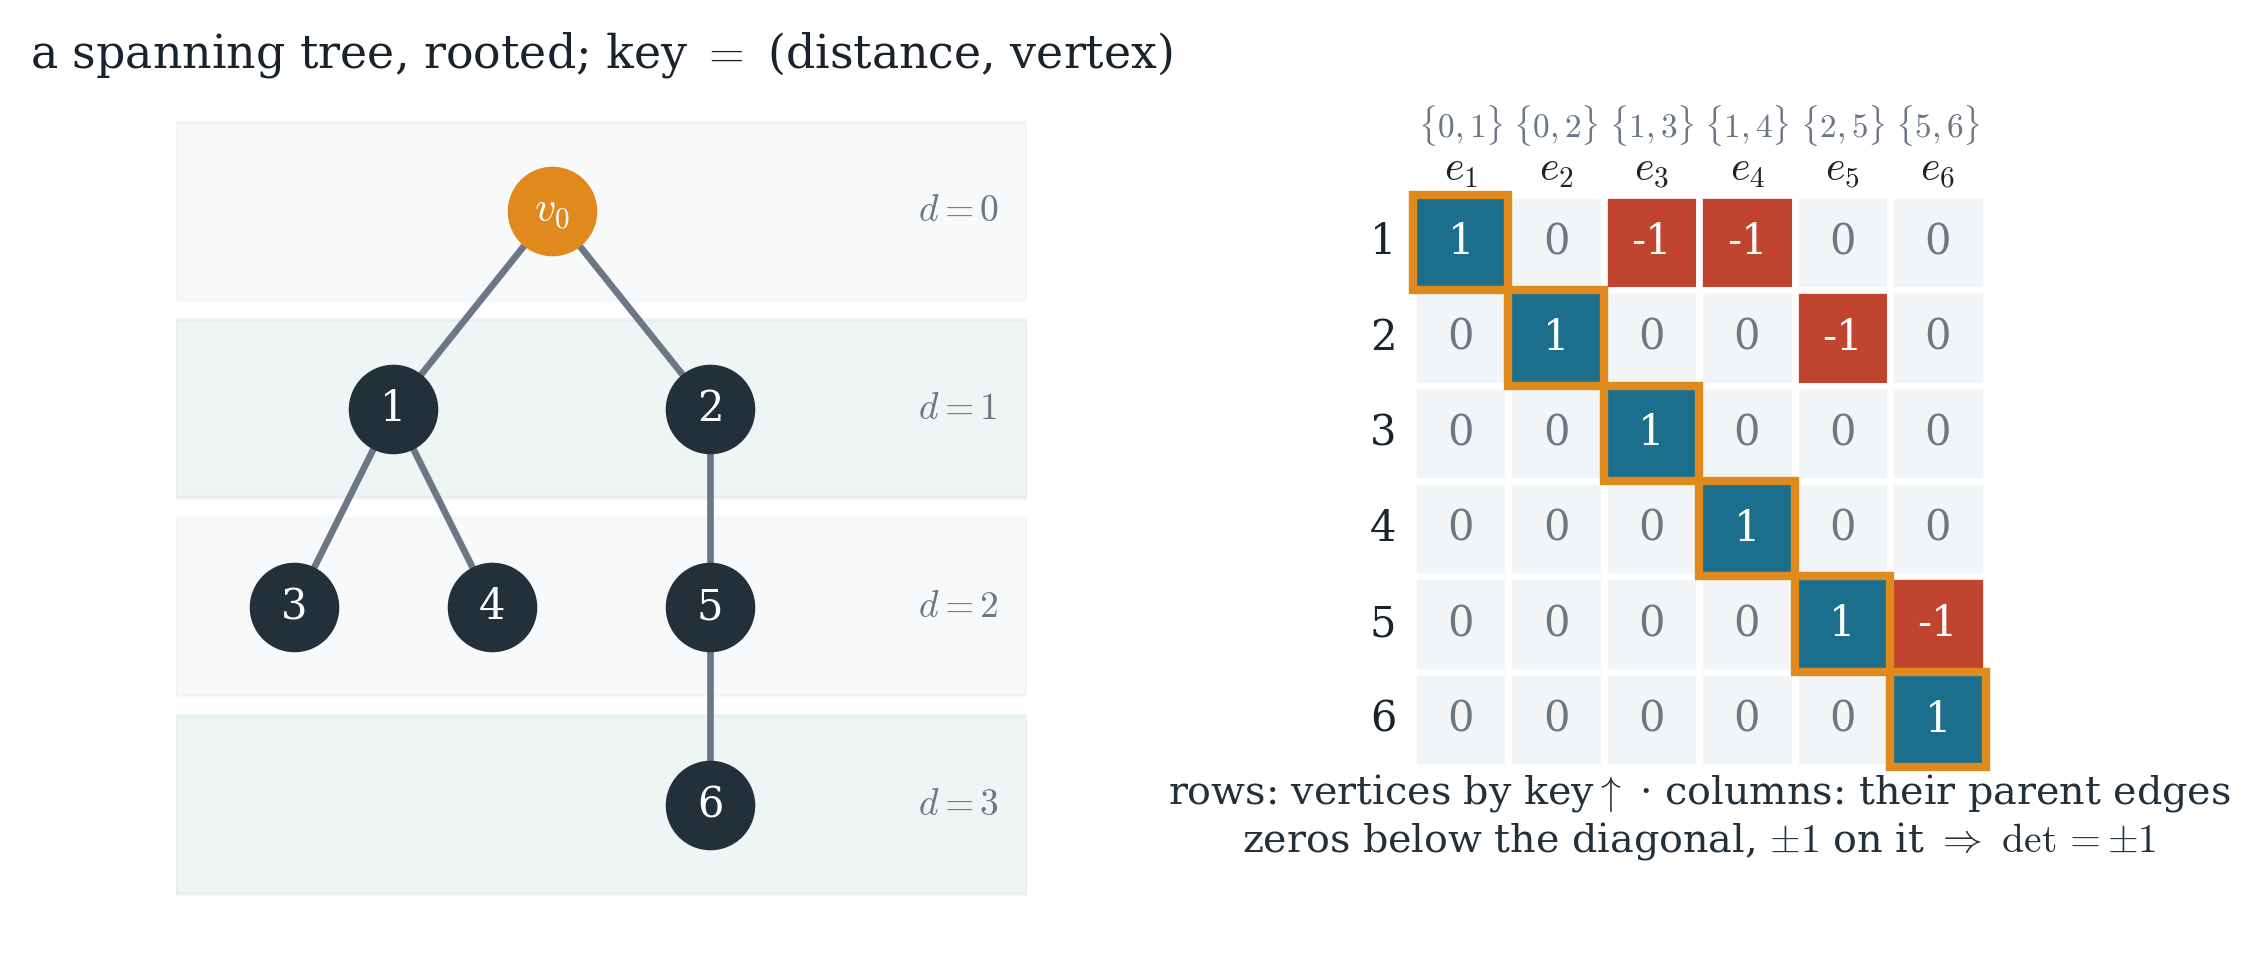

Generate this figure with Python:
"""Fig 4 (Paper V, centerpiece): the parent-edge recolumning makes the tree
minor upper-triangular. Exact 7-vertex example, root v0; rows/columns sorted
by the key (dist to root, vertex)."""
import numpy as np
import matplotlib.pyplot as plt
from fig_style import COL, setup, save

setup()

# rooted tree on 0..6, root 0
TE = [(0, 1), (0, 2), (1, 3), (1, 4), (2, 5), (5, 6)]
dist = {0: 0, 1: 1, 2: 1, 3: 2, 4: 2, 5: 2, 6: 3}
parent_edge = {1: (0, 1), 2: (0, 2), 3: (1, 3), 4: (1, 4), 5: (2, 5), 6: (5, 6)}
order = sorted([v for v in range(7) if v != 0], key=lambda v: (dist[v], v))
assert order == [1, 2, 3, 4, 5, 6]


def entry(v, e):
    a, b = e
    if v == max(a, b):
        return 1
    if v == min(a, b):
        return -1
    return 0


T = np.array([[entry(u, parent_edge[w]) for w in order] for u in order])
assert all(T[i, j] == 0 for i in range(6) for j in range(i))      # upper-triangular
assert all(abs(T[i, i]) == 1 for i in range(6))                   # unit diagonal
assert round(abs(np.linalg.det(T))) == 1

fig = plt.figure(figsize=(8.8, 3.6))
gs = fig.add_gridspec(1, 2, width_ratios=[1.0, 1.15], wspace=0.12)

# left: the rooted tree with distance levels
axT = fig.add_subplot(gs[0])
pos = {0: (1.5, 3.0), 1: (0.7, 2.0), 2: (2.3, 2.0),
       3: (0.2, 1.0), 4: (1.2, 1.0), 5: (2.3, 1.0), 6: (2.3, 0.0)}
for d in range(4):
    axT.axhspan(2.55 - d, 3.45 - d, color=COL["band"], alpha=0.45 if d % 2 else 0.22)
    axT.text(3.35, 3.0 - d, rf"$d={d}$", fontsize=9, color=COL["grey"], va="center")
for a, b in TE:
    axT.plot(*zip(pos[a], pos[b]), color=COL["grey"], lw=1.6, zorder=2)
for v, (x, y) in pos.items():
    fc = COL["accent"] if v == 0 else COL["node"]
    axT.scatter([x], [y], s=420, color=fc, zorder=3)
    axT.text(x, y, rf"$v_{v}$" if v == 0 else str(v), color="white",
             ha="center", va="center", fontsize=10, zorder=4)
axT.set_xlim(-0.4, 3.9); axT.set_ylim(-0.6, 3.6)
axT.set_aspect("equal"); axT.axis("off")
axT.set_title("a spanning tree, rooted; key $=$ (distance, vertex)", fontsize=11)

# right: the recolumned, sorted matrix
axM = fig.add_subplot(gs[1])
n = 6
cw = 0.7
for i in range(n):
    for j in range(n):
        v = T[i, j]
        if v > 0:
            fc, tc = COL["pos"], "white"
        elif v < 0:
            fc, tc = COL["neg"], "white"
        else:
            fc, tc = ("#f2f5f7", COL["grey"])
        axM.add_patch(plt.Rectangle((j * cw, (n - 1 - i) * cw), cw, cw,
                                    facecolor=fc, edgecolor="white", lw=1.6))
        axM.text((j + 0.5) * cw, (n - 0.5 - i) * cw, str(v),
                 ha="center", va="center", fontsize=10, color=tc)
# diagonal frame
for i in range(n):
    axM.add_patch(plt.Rectangle((i * cw, (n - 1 - i) * cw), cw, cw, fill=False,
                                edgecolor=COL["accent"], lw=2.0, zorder=5))
for j, w in enumerate(order):
    a, b = parent_edge[w]
    axM.text((j + 0.5) * cw, n * cw + 0.10, rf"$e_{{{w}}}$", ha="center", fontsize=10)
    axM.text((j + 0.5) * cw, n * cw + 0.42, rf"$\{{{a},{b}\}}$",
             ha="center", fontsize=8, color=COL["grey"])
for i, u in enumerate(order):
    axM.text(-0.22, (n - 0.5 - i) * cw, str(u), ha="center", va="center", fontsize=10)
axM.text(n * cw / 2, -0.62,
         "rows: vertices by key$\\uparrow$ · columns: their parent edges\n"
         "zeros below the diagonal, $\\pm1$ on it $\\Rightarrow$ $\\det = \\pm 1$",
         ha="center", fontsize=9.5, color=COL["node"])
axM.set_xlim(-0.55, n * cw + 0.3); axM.set_ylim(-1.15, n * cw + 0.75)
axM.set_aspect("equal"); axM.axis("off")

save(fig, "mt_fig4_triangular")
